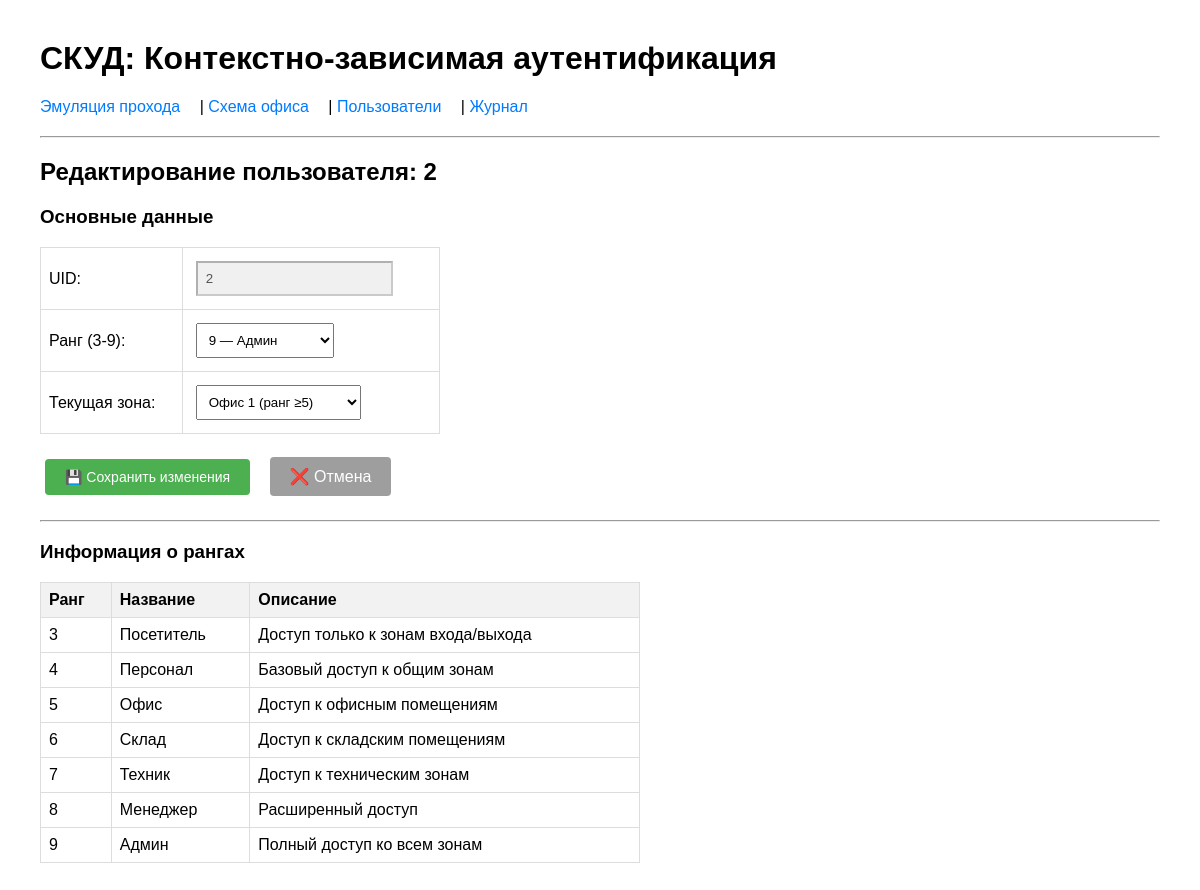
Page /edit_user/2 on the committed database.
### tables this page shows
CREATE TABLE users (
            uid TEXT PRIMARY KEY,
            rank INTEGER NOT NULL,
            secret_key TEXT NOT NULL,
            current_zone INTEGER NOT NULL DEFAULT 0,
            created_at DATETIME DEFAULT CURRENT_TIMESTAMP
        );

CREATE TABLE zones (
            id INTEGER PRIMARY KEY,
            name TEXT NOT NULL,
            is_exit INTEGER NOT NULL DEFAULT 0,
            required_rank INTEGER NOT NULL DEFAULT 3
        );

### app.py (the view, shortened to what this page needs)
@app.route('/edit_user/<uid>', methods=['GET', 'POST'])
def edit_user_route(uid):
    user = get_user_by_uid(uid)
    if not user:
        flash(f"Пользователь {uid} не найден", "error")
        return redirect(url_for('users'))
    zones_info = get_zones_info()
    return render_template('edit_user.html', user=user, zones=zones_info)

### database.py (called while the page is built)
def get_connection():
    conn = sqlite3.connect(DB_PATH)
    conn.row_factory = sqlite3.Row
    conn.execute("PRAGMA foreign_keys = ON")
    return conn

def get_zones_info():
    conn = get_connection()
    cursor = conn.cursor()
    cursor.execute("SELECT id, name, is_exit, required_rank FROM zones")
    zones = {
        row['id']: {
            'name': row['name'],
            'is_exit': bool(row['is_exit']),
            'required_rank': row['required_rank']
        }
        for row in cursor.fetchall()
    }
    conn.close()
    return zones

def get_user_by_uid(uid: str):
    conn = get_connection()
    conn.row_factory = sqlite3.Row
    cursor = conn.cursor()
    cursor.execute("SELECT * FROM users WHERE uid = ?", (uid,))
    user = cursor.fetchone()
    conn.close()
    return user

### templates/edit_user.html (shortened to what this page needs)
{% extends "base.html" %}
{% block content %}
<h2>Редактирование пользователя: {{ user.uid }}</h2>
<form method="POST" action="/edit_user/{{ user.uid }}">
    <h3>Основные данные</h3>
    <table style="width: 400px;">
        <tr>
            <td><label>UID:</label></td>
            <td><input type="text" value="{{ user.uid }}" disabled style="background: #f0f0f0;"></td>
        </tr>
        <tr>
            <td><label>Ранг (3-9):</label></td>
            <td>
                <select name="rank">
                    {% for r in range(3, 10) %}
                    <option value="{{ r }}" {% if r == user.rank %}selected{% endif %}>
                        {{ r }} — {% if r == 3 %}Посетитель{% elif r == 4 %}Персонал{% elif r == 5 %}Офис{% elif r == 6 %}Склад{% elif r == 7 %}Техник{% elif r == 8 %}Менеджер{% else %}Админ{% endif %}
                    </option>
                    {% endfor %}
                </select>
            </td>
        </tr>
        <tr>
            <td><label>Текущая зона:</label></td>
            <td>
                <select name="current_zone">
                    {% for zone_id, zone_data in zones.items() %}
                    <option value="{{ zone_id }}" {% if zone_id == user.current_zone %}selected{% endif %}>
                        {{ zone_data.name }} (ранг ≥{{ zone_data.required_rank }})
                    </option>
                    {% endfor %}
                </select>
            </td>
        </tr>
    </table>
    <div style="margin-top: 20px;">
        <button type="submit"
                style="padding: 10px 20px; background: #4caf50; color: white; border: none; border-radius: 4px; cursor: pointer; font-size: 14px;">
            💾 Сохранить изменения
        </button>
        <a href="/users"
           style="display: inline-block; padding: 10px 20px; background: #9e9e9e; color: white; text-decoration: none; border-radius: 4px; margin-left: 10px;">
            ❌ Отмена
        </a>
    </div>
</form>
<hr>
<h3>Информация о рангах</h3>
<table style="width: 100%; max-width: 600px;">
    <tr><th>Ранг</th><th>Название</th><th>Описание</th></tr>
    <tr><td>3</td><td>Посетитель</td><td>Доступ только к зонам входа/выхода</td></tr>
    <tr><td>4</td><td>Персонал</td><td>Базовый доступ к общим зонам</td></tr>
    <tr><td>5</td><td>Офис</td><td>Доступ к офисным помещениям</td></tr>
    <tr><td>6</td><td>Склад</td><td>Доступ к складским помещениям</td></tr>
    <tr><td>7</td><td>Техник</td><td>Доступ к техническим зонам</td></tr>
    <tr><td>8</td><td>Менеджер</td><td>Расширенный доступ</td></tr>
    <tr><td>9</td><td>Админ</td><td>Полный доступ ко всем зонам</td></tr>
</table>
{% endblock %}

### templates/base.html (style rules this page uses)
body { font-family: Arial, sans-serif; margin: 40px; }
form { margin: 20px 0; }
input, select, button { padding: 8px; margin: 5px; }
table { border-collapse: collapse; width: 100%; }
th, td { border: 1px solid #ddd; padding: 8px; text-align: left; }
th { background-color: #f2f2f2; }

### rows in the picture
users: uid "2", rank "9 — Админ", current_zone "Офис 1 (ранг ≥5)"
